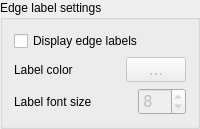
        <widget class="QGroupBox" name="groupBox_9">
         <property name="title">
          <string>Edge label settings</string>
         </property>
         <layout class="QVBoxLayout" name="verticalLayout">
          <item>
           <widget class="QCheckBox" name="edgeLabelsChkBox">
            <property name="toolTip">
             <string>&lt;html&gt;&lt;head/&gt;&lt;body&gt;&lt;p&gt;&lt;span style=&quot; font-weight:600;&quot;&gt;Edge labels&lt;/span&gt;&lt;/p&gt;&lt;p&gt;Enable or disable displaying edge labels.&lt;/p&gt;&lt;p&gt;Any change will apply to all existing edges immediately.&lt;/p&gt;&lt;p&gt;Once you press OK, this setting will be saved and it will be used in all future SocNetV sessions.&lt;/p&gt;&lt;/body&gt;&lt;/html&gt;</string>
            </property>
            <property name="layoutDirection">
             <enum>Qt::LeftToRight</enum>
            </property>
            <property name="text">
             <string>Display edge labels</string>
            </property>
           </widget>
          </item>
          <item>
           <layout class="QHBoxLayout" name="horizontalLayout_15">
            <item>
             <widget class="QLabel" name="label_15">
              <property name="text">
               <string>Label color</string>
              </property>
             </widget>
            </item>
            <item>
             <spacer name="horizontalSpacer_15">
              <property name="font">
               <font>
                <family>DejaVu Sans</family>
                <pointsize>11</pointsize>
               </font>
              </property>
              <property name="orientation">
               <enum>Qt::Horizontal</enum>
              </property>
              <property name="sizeHint" stdset="0">
               <size>
                <width>40</width>
                <height>20</height>
               </size>
              </property>
             </spacer>
            </item>
            <item>
             <widget class="QToolButton" name="edgeLabelColorBtn">
              <property name="enabled">
               <bool>false</bool>
              </property>
              <property name="minimumSize">
               <size>
                <width>60</width>
                <height>25</height>
               </size>
              </property>
              <property name="font">
               <font>
                <family>DejaVu Sans</family>
                <pointsize>11</pointsize>
               </font>
              </property>
              <property name="cursor">
               <cursorShape>PointingHandCursor</cursorShape>
              </property>
              <property name="toolTip">
               <string>&lt;html&gt;&lt;head/&gt;&lt;body&gt;&lt;p&gt;&lt;span style=&quot; font-weight:600;&quot;&gt;Default edge label color&lt;/span&gt;&lt;/p&gt;&lt;p&gt;Click to select a new default color for edge labels.&lt;/p&gt;&lt;p&gt;Any change to this setting will apply to all existing edge labels immediately.&lt;/p&gt;&lt;p&gt;This is a permanent setting. Once you press OK, it will be saved and used in all future SocNetV sessions as default edge label color.&lt;/p&gt;&lt;/body&gt;&lt;/html&gt;</string>
              </property>
              <property name="text">
               <string>...</string>
              </property>
              <property name="iconSize">
               <size>
                <width>60</width>
                <height>20</height>
               </size>
              </property>
             </widget>
            </item>
           </layout>
          </item>
          <item>
           <layout class="QHBoxLayout" name="horizontalLayout_16">
            <item>
             <widget class="QLabel" name="label_16">
              <property name="text">
               <string>Label font size</string>
              </property>
             </widget>
            </item>
            <item>
             <spacer name="horizontalSpacer_16">
              <property name="font">
               <font>
                <family>DejaVu Sans</family>
                <pointsize>11</pointsize>
               </font>
              </property>
              <property name="orientation">
               <enum>Qt::Horizontal</enum>
              </property>
              <property name="sizeHint" stdset="0">
               <size>
                <width>40</width>
                <height>20</height>
               </size>
              </property>
             </spacer>
            </item>
            <item>
             <widget class="QSpinBox" name="edgeLabelSizeSpin">
              <property name="enabled">
               <bool>false</bool>
              </property>
              <property name="font">
               <font>
                <family>DejaVu Sans</family>
                <pointsize>11</pointsize>
               </font>
              </property>
              <property name="cursor">
               <cursorShape>SizeVerCursor</cursorShape>
              </property>
              <property name="toolTip">
               <string>&lt;html&gt;&lt;head/&gt;&lt;body&gt;&lt;p&gt;&lt;span style=&quot; font-weight:600;&quot;&gt;Default edge label size&lt;/span&gt;&lt;/p&gt;&lt;p&gt;Select the default font size for all edge labels.&lt;/p&gt;&lt;p&gt;Any change to this setting will apply to all existing edge labels immediately.&lt;/p&gt;&lt;p&gt;This is a permanent setting. Once you press OK, it will be saved and used in all future SocNetV sessions as default edge label size.&lt;/p&gt;&lt;/body&gt;&lt;/html&gt;</string>
              </property>
              <property name="value">
               <number>8</number>
              </property>
             </widget>
            </item>
           </layout>
          </item>
         </layout>
        </widget>
